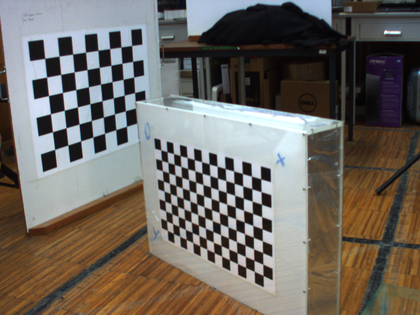
%> input picture TP6/P5/Cam_dir_02.ppm, 420 x 315 px, shrunk from 1024 x 768 before the run
$ octave P5.m   (GNU Octave 9; MATLAB toolbox functions it lacks are replaced by stand-ins)
%> lines starting %> are read from the running program, lines starting %| are printed output that depends on the picture
### TP6/P5/corners.m
% y=corners(I,n)  Recebe como parâmetros a imagem I e o inteiro n (Vizinhança nxn) e devolve
% os cantos na imagem I. n deve ser um número ímpar maior ou igual a 3.
%
function y=corners(I,n)

n2=floor(n/2);

sigma=100000;

MASKSOBEL=fspecial('sobel');

sobely=conv2(I,MASKSOBEL); %Gradiente que da enfase as arestas horizontais
sobelx=conv2(I,MASKSOBEL');%Gradiente que da enfase as arestas verticais

tamanho=size(I);

L=[];%inizialização da lista L


for i=n2+1:(tamanho(1,1)-(n2+1))%Percorre as linhas
    for j=n2+1:(tamanho(1,2)-(n2+1)) %Percorre as colunas

       Ix=sobelx(i-n2:i+n2,j-n2:j+n2);%Define a matriz da vizinhança nxn Ix, a partir da imagem do gradiente Sobelx
       Iy=sobely(i-n2:i+n2,j-n2:j+n2);%Define a matriz da vizinhança nxn Ix, a partir da imagem do gradiente Sobely


       %Criação da matriz C

       c11=sum(sum(Ix.^2));
       c22=sum(sum(Iy.^2));
       c=sum(sum(Ix.*Iy));

       C=[c11 c; c c22];
        %%%%%%%%%%%%%%%%%%%%

        E=eig(C);   %Valores proprios de C

        l2=min(E);%l2 é o minimo dos valores proprios de C

         if(l2>sigma)
          L=[L; l2 j i]; %Se l2 for maior que o limiar os valores calculados passam a fazer parte da lista
         end

    end
end


%Ordenar a lista L

         [Ls Index]=sort(L(:,1),1,'descend');
         Ln=[Ls, L(Index,2:3)];


%Vamos percorrer a lista no sentido descendente e eliminar os pontos na sua
%vizinhança
%Os pontos que não pertençam à vizinhança de qualquer ponto da lista de
%saida sao adicionados a lista de saida Lo

[s t]=size(L);

f=1; % garante a entrada no ciclo while
Lo=[];

     while(f<s)
        Lo=[Lo; Ln(f,:)];
        Lx=Ln(:,2);
        Ly=Ln(:,3);
        x=Ln(f,2);
        y=Ln(f,3);

        ex=Lx<=x+n & Lx>=x-n;
        ey=Ly<=y+n & Ly>=y-n;
        e=ex & ey;
        Ln(e,:)=[];

        if(e(f)==0)
            f=f+1;
        end

        s=size(Ln);
        s=s(1);

     end

  y=Lo;
end


### TP6/P5/P5.m
%Vis鉶 por Computador_Trabalho Pr醫ico5
clc,
clear all

%% ESTIMA敲O DA MATRIZ FUNDAMENTAL, DA MATRIZ ESSENCIAL
%% 1狿arte

%DETEC锹O E VISUALIZA锹O DOS CANTOS NUMA IMAGEM REAL
Cam_dir_02=imread('Cam_dir_02.ppm');
%> Cam_dir_02 is the input picture: size 315x420x3 uint8; mean R, G, B 110.8, 104.6, 97.7
Cam_esq_02=imread('Cam_esq_02.ppm');
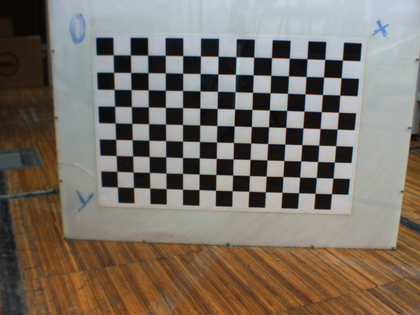
%> input picture TP6/P5/Cam_esq_02.ppm, 420 x 315 px, shrunk from 1024 x 768 before the run
%> Cam_esq_02 is the input picture: size 315x420x3 uint8; mean R, G, B 122.4, 113, 103.1
Cam_dir_05=imread('Cam_dir_05.ppm');
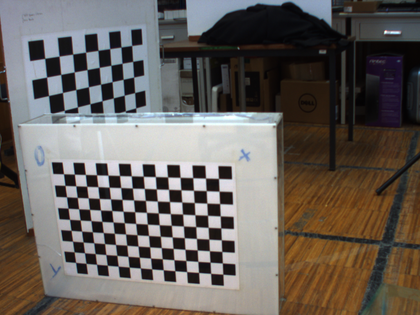
%> input picture TP6/P5/Cam_dir_05.ppm, 420 x 315 px, shrunk from 1024 x 768 before the run
%> Cam_dir_05 is the input picture: size 315x420x3 uint8; mean R, G, B 104, 97.5, 92.4
Cam_esq_05=imread('Cam_esq_05.ppm');
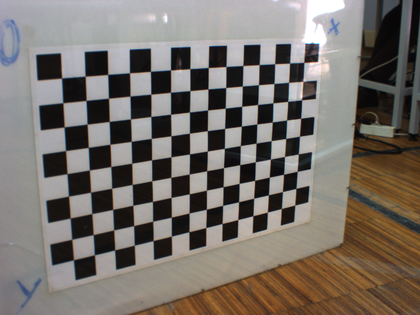
%> input picture TP6/P5/Cam_esq_05.ppm, 420 x 315 px, shrunk from 1024 x 768 before the run
%> Cam_esq_05 is the input picture: size 315x420x3 uint8; mean R, G, B 119.3, 112.5, 106.4
% %Leitura da imagem e convers鉶 em n韛eis de cinzento
Cam_dir_02_gray=rgb2gray(Cam_dir_02);
Cam_esq_02_gray=rgb2gray(Cam_esq_02);
%
Cam_dir_05_gray=rgb2gray(Cam_dir_05);
Cam_esq_05_gray=rgb2gray(Cam_esq_05);
%
%Conjuntos de cantos para vizinhan鏰s  5x5 respectivamente.
[Pontos_dir2]=corners(Cam_dir_02_gray,5);
%> the loop in corners, `while(f<s)` made 395 passes
%> (x, y) on passes 4 to 6: (51, 115), (46, 172), (271, 182)
%> after the loop in corners, `while(f<s)`: Ln = [101055.6 201 43]; Lo = 395 rows, first 12: [2698596.9 50 98; 2624969 189 3; 2623109.7 3 3; 2566157.7 51 115; 2560955.6 46 172; 2557934.5 271 182; 2548542.1 37 99; 2533072.6 264 170; 2521843.6 48 80; 2494975 63 94; 2492406.7 63 77; 2469462.5 271 207]; f = 1
%> in corners, `y=Lo;`: y has the same summary as Lo
%> Pontos_dir2 has the same summary as Lo in corners
[Pontos_esq2]=corners(Cam_esq_02_gray,5);
%> the loop in corners (call 2), `while(f<s)` made 199 passes
%> (x, y) on passes 4 to 6: (286, 131), (304, 115), (252, 130)
%> after the loop in corners (call 2), `while(f<s)`: Ln = [101724.2 415 143]; Lo = 199 rows, first 12: [2266017.2 323 98; 2262505.6 325 63; 2222755.3 318 165; 2216498.1 286 131; 2212278.9 304 115; 2194627.5 252 130; 2159686.6 270 113; 2159110.6 282 196; 2157135.8 235 112; 2150872.6 303 148; 2139634.9 342 81; 2130609.2 339 115]
%> in corners (call 2), `y=Lo;`: y has the same summary as Lo
%> Pontos_esq2 has the same summary as Lo in corners
[Pontos_dir5]=corners(Cam_dir_05_gray,5);
%> call 3 of corners, with n = 5
%> in corners (call 3), `sobelx=conv2(I,MASKSOBEL');`:
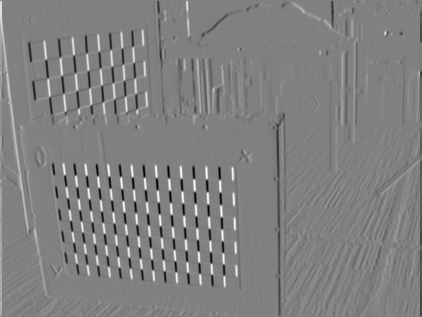
%> sobelx: size 317x422 double; min -786, max 770, mean 0; drawn with min black and max white
%> the loop in corners (call 3), `while(f<s)` made 337 passes
%> (x, y) on passes 4 to 6: (196, 169), (222, 182), (171, 180)
[Pontos_esq5]=corners(Cam_esq_05_gray,5);
%> call 4 of corners, with n = 5
%> in corners (call 4), `sobely=conv2(I,MASKSOBEL);`:
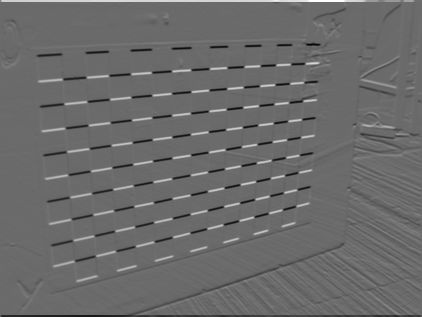
%> sobely: size 317x422 double; min -739, max 1020, mean 0; drawn with min black and max white

%Visualiza玢o dos cantos para vizinhan鏰s 5x5

figure('name','Cantos,imagem direita')
imshow(Cam_dir_02);
hold on
plot(Pontos_dir2(:,2),Pontos_dir2(:,3),'red +');
title('Imagem direita (2)');
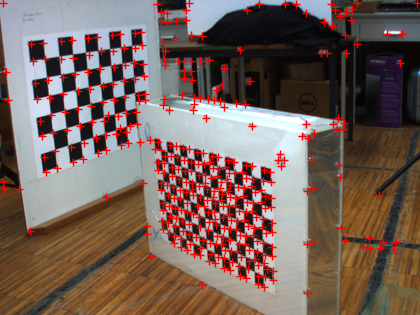
%> figure redrawn from the program's plot data; its title reads 'Imagem direita (2)'

figure('name','Cantos,imagem esquerda')
imshow(Cam_esq_02);
hold on
plot(Pontos_esq2(:,2),Pontos_esq2(:,3),'red +');
title('Imagem Esquerda (2)');
%> figure, not shown here; its title reads 'Imagem Esquerda (2)'

figure('name','Cantos,imagem direita')
imshow(Cam_dir_05);
hold on
plot(Pontos_dir5(:,2),Pontos_dir5(:,3),'red +');
title('Imagem direita (5)');
%> figure, not shown here; its title reads 'Imagem direita (5)'

figure('name','Cantos,imagem esquerda')
imshow(Cam_esq_05);
hold on
plot(Pontos_esq5(:,2),Pontos_esq5(:,3),'red +');
title('Imagem Esquerda (5)');
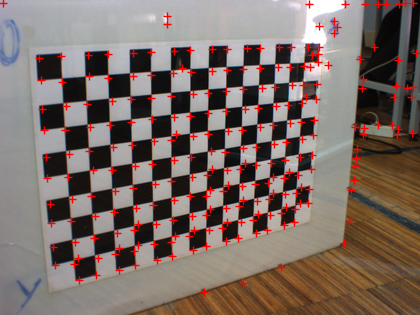
%> figure redrawn from the program's plot data; its title reads 'Imagem Esquerda (5)'
%% IMAGEM 1
%%  Prepara玢o
% %Leitura dos pontos
%> (the run ends here)
